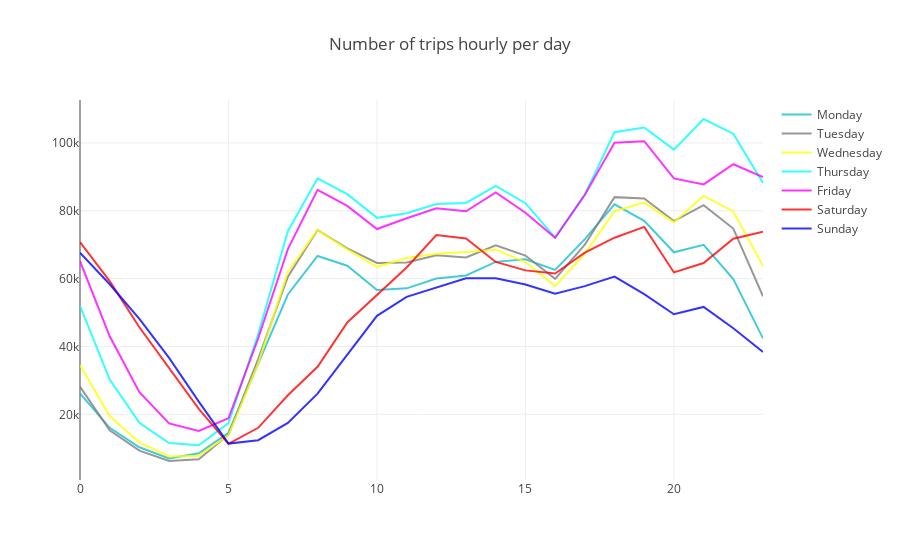

Notebook code for this chart:
### Markdown cell above
## Now let see the data in 2-D: day of the week and hour of the day

### Code cell
summary_day_hour_rides = pd.DataFrame(sub_df.groupby(['tpep_pickup_datetime_day','tpep_pickup_datetime_hour']).size())
summary_day_hour_rides = summary_day_hour_rides.rename(columns = {0:'Number of Trips'})
summary_day_hour_rides.reset_index(level=0, inplace=True)


Monday = go.Scatter(
                x=summary_day_hour_rides[summary_day_hour_rides['tpep_pickup_datetime_day'] == 'Monday'].index,
                y=summary_day_hour_rides[summary_day_hour_rides['tpep_pickup_datetime_day'] == 'Monday']['Number of Trips'],
                name = "Monday",
                line = dict(color = '#17BECF'),
                opacity = 0.8)

Tuesday = go.Scatter(
                x=summary_day_hour_rides[summary_day_hour_rides['tpep_pickup_datetime_day'] == 'Tuesday'].index,
                y=summary_day_hour_rides[summary_day_hour_rides['tpep_pickup_datetime_day'] == 'Tuesday']['Number of Trips'],
                name = "Tuesday",

                line = dict(color = '#7F7F7F'),
                opacity = 0.8)

Wednesday = go.Scatter(
                x=summary_day_hour_rides[summary_day_hour_rides['tpep_pickup_datetime_day'] == 'Wednesday'].index,
                y=summary_day_hour_rides[summary_day_hour_rides['tpep_pickup_datetime_day'] == 'Wednesday']['Number of Trips'],
                name = "Wednesday",

                line = dict(color = '#FFFF00'),
                opacity = 0.8)

Thursday = go.Scatter(
                x=summary_day_hour_rides[summary_day_hour_rides['tpep_pickup_datetime_day'] == 'Thursday'].index,
                y=summary_day_hour_rides[summary_day_hour_rides['tpep_pickup_datetime_day'] == 'Thursday']['Number of Trips'],
                name = "Thursday",
                line = dict(color = '#00FFFF'),
                opacity = 0.8)

Friday = go.Scatter(
                x=summary_day_hour_rides[summary_day_hour_rides['tpep_pickup_datetime_day'] == 'Friday'].index,
                y=summary_day_hour_rides[summary_day_hour_rides['tpep_pickup_datetime_day'] == 'Friday']['Number of Trips'],
                name = "Friday",

                line = dict(color = '#FF00FF'),
                opacity = 0.8)

Saturday = go.Scatter(
                x=summary_day_hour_rides[summary_day_hour_rides['tpep_pickup_datetime_day'] == 'Saturday'].index,
                y=summary_day_hour_rides[summary_day_hour_rides['tpep_pickup_datetime_day'] == 'Saturday']['Number of Trips'],
                name = "Saturday",

                line = dict(color = '#FF0000'),
                opacity = 0.8)

Sunday = go.Scatter(
                x=summary_day_hour_rides[summary_day_hour_rides['tpep_pickup_datetime_day'] == 'Sunday'].index,
                y=summary_day_hour_rides[summary_day_hour_rides['tpep_pickup_datetime_day'] == 'Sunday']['Number of Trips'],
                name = "Sunday",
    
                line = dict(color = '#0000FF'),
                opacity = 0.8)



data = [Monday, Tuesday, Wednesday , Thursday , Friday, Saturday, Sunday]

layout = dict(
    title = "Number of trips hourly per day",

)

fig = dict(data=data, layout=layout)
plotly.offline.iplot(fig, filename = "Number of trips hourly per day")

### Figure 1 — Plotly figure (JSON) as saved in the notebook; plotly's stock layout.template omitted (floating-point values rounded to 4 significant figures)
{"data": [{"line": {"color": "#17BECF"}, "name": "Monday", "opacity": 0.8, "type": "scatter", "uid": "4dd67daf-0d89-4874-9bd0-08cef47620b6", "x": [0, 1, 2, 3, 4, 5, 6, 7, 8, 9, 10, 11, 12, 13, 14, 15, 16, 17, 18, 19, 20, 21, 22, 23], "y": [26134, 16013, 10282, 7007, 8519, 14565, 34962, 55319, 66684, 63794, 56657, 57138, 60042, 60940, 64937, 65680, 62585, 71644, 81892, 77061, 67769, 69962, 59860, 42390]}, {"line": {"color": "#7F7F7F"}, "name": "Tuesday", "opacity": 0.8, "type": "scatter", "uid": "ae5cb5cd-1a94-4fc8-ad81-33cbcc1f7c9b", "x": [0, 1, 2, 3, 4, 5, 6, 7, 8, 9, 10, 11, 12, 13, 14, 15, 16, 17, 18, 19, 20, 21, 22, 23], "y": [28143, 15306, 9291, 6235, 6741, 13992, 36288, 60542, 74332, 68895, 64635, 64732, 66874, 66218, 69795, 66806, 59920, 69984, 84021, 83650, 76976, 81668, 74756, 54791]}, {"line": {"color": "#FFFF00"}, "name": "Wednesday", "opacity": 0.8, "type": "scatter", "uid": "c9546a95-6001-41b6-98f6-9247ff212325", "x": [0, 1, 2, 3, 4, 5, 6, 7, 8, 9, 10, 11, 12, 13, 14, 15, 16, 17, 18, 19, 20, 21, 22, 23], "y": [34490, 19497, 11701, 7592, 7752, 13819, 35034, 62001, 74362, 68649, 63482, 66083, 67349, 67824, 68540, 64872, 57786, 67385, 79868, 82422, 76594, 84399, 79823, 63684]}, {"line": {"color": "#00FFFF"}, "name": "Thursday", "opacity": 0.8, "type": "scatter", "uid": "1d8e3656-2c35-4ef5-88e6-65ae4ae915c0", "x": [0, 1, 2, 3, 4, 5, 6, 7, 8, 9, 10, 11, 12, 13, 14, 15, 16, 17, 18, 19, 20, 21, 22, 23], "y": [51955, 30230, 17508, 11516, 10883, 17412, 43684, 73982, 89588, 84885, 77912, 79283, 82014, 82300, 87349, 82238, 72092, 84743, 103172, 104542, 98016, 107055, 102721, 88226]}, {"line": {"color": "#FF00FF"}, "name": "Friday", "opacity": 0.8, "type": "scatter", "uid": "9421d616-30bd-4170-96f6-8c2d837b3eb2", "x": [0, 1, 2, 3, 4, 5, 6, 7, 8, 9, 10, 11, 12, 13, 14, 15, 16, 17, 18, 19, 20, 21, 22, 23], "y": [65128, 42992, 26499, 17301, 15086, 18838, 42353, 68683, 86179, 81425, 74615, 77803, 80715, 79836, 85421, 79425, 72047, 84726, 100063, 100523, 89557, 87774, 93728, 89927]}, {"line": {"color": "#FF0000"}, "name": "Saturday", "opacity": 0.8, "type": "scatter", "uid": "d7fc50fa-fc7f-401d-9b40-8c877879561e", "x": [0, 1, 2, 3, 4, 5, 6, 7, 8, 9, 10, 11, 12, 13, 14, 15, 16, 17, 18, 19, 20, 21, 22, 23], "y": [70792, 59262, 45651, 33665, 21596, 11299, 16017, 25617, 34016, 47081, 55244, 63265, 72868, 71809, 64913, 62430, 61505, 67645, 72061, 75262, 61825, 64595, 71767, 73838]}, {"line": {"color": "#0000FF"}, "name": "Sunday", "opacity": 0.8, "type": "scatter", "uid": "17ab6ee2-99af-4be5-b91c-8be02b827550", "x": [0, 1, 2, 3, 4, 5, 6, 7, 8, 9, 10, 11, 12, 13, 14, 15, 16, 17, 18, 19, 20, 21, 22, 23], "y": [67648, 58340, 48121, 36638, 23750, 11369, 12365, 17451, 26093, 37427, 49031, 54622, 57427, 60078, 60099, 58269, 55536, 57792, 60606, 55424, 49499, 51658, 45350, 38385]}], "layout": {"title": {"text": "Number of trips hourly per day"}}}
